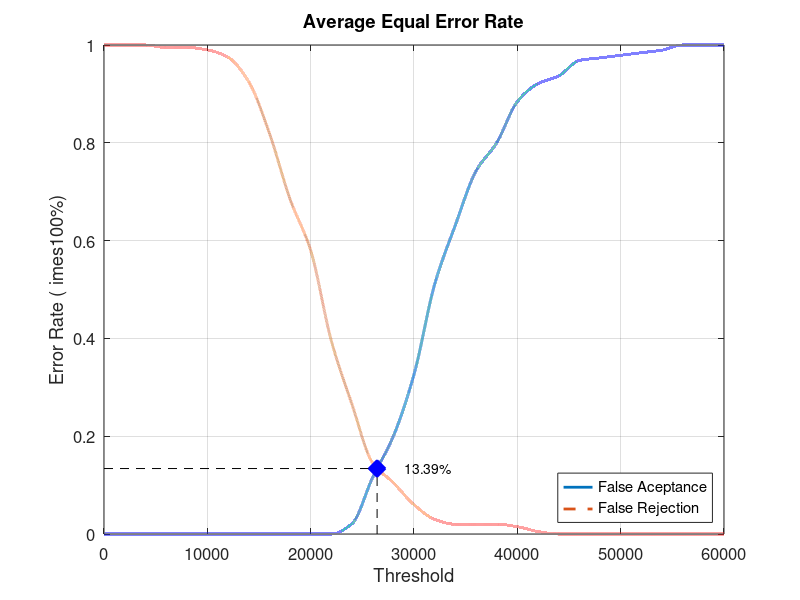
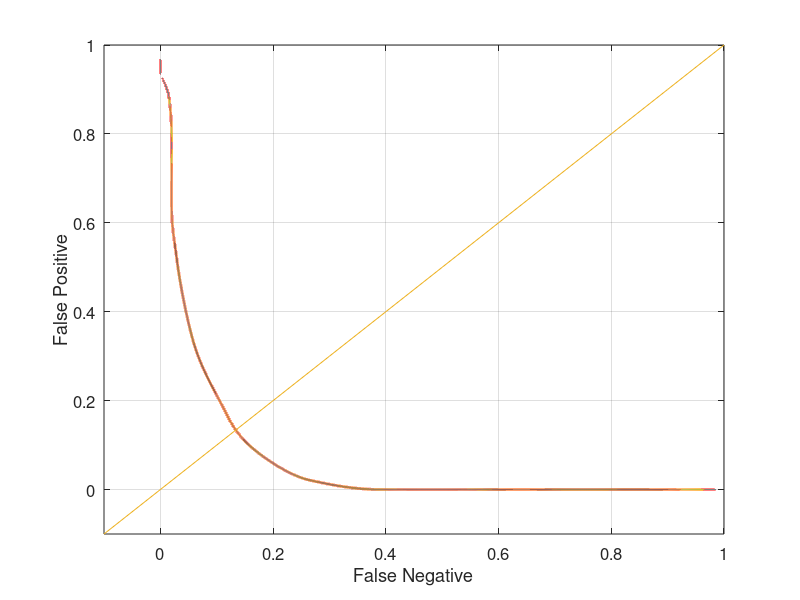

Here is the MATLAB script that generated these plots, in order:
close all;
clear;
clc;
x = 0:2000:60000;
xq = 0:0.5:60000;

y0 = [0 0 0 0 0 0 0 0 0 0 0 0 0.0210526 0.115789 0.2 0.326316 0.510526 0.631579 0.742105 0.8 0.884211 0.921053 0.936842 0.968421 0.973684 0.978947 0.984211 0.989474 1 1 1]
yy0 = interp1(x, y0, xq, 'pchip');
y1 = [1 1 1 0.995 0.995 0.99 0.975 0.925 0.82 0.685 0.58 0.395 0.265 0.145 0.105 0.06 0.03 0.02 0.02 0.02 0.015 0.005 0 0 0 0 0 0 0 0 0]
yy1 = interp1(x, y1, xq, 'pchip');

% Calculating EER: 
y2 = abs(y0 - y1);
find(y2 == min(y2))
yy2 = abs(yy0 - yy1);
xEER = find(yy2 == min(yy2));
xEERIndex = xq(xEER) % X-axis EER
yEER = yy0(xEER) % Y-axis EER

main = figure
plot(xq, yy0,'-','LineWidth', 2);	hold on
plot(xq, yy1,'--','LineWidth', 2);	hold on
plot([xEERIndex xEERIndex], [0 yEER], 'k--');	hold on
plot([0 xEERIndex], [yEER yEER], 'k--');	hold on
plot(xEERIndex, yEER, 'bx', 'LineWidth', 10);	hold on
text(xEERIndex + 10 * xEERIndex / 100, yEER, [num2str(round((10000 * yEER)) / 100) '%'])
legend('False Aceptance', 'False Rejection', 'Location', 'SouthEast')
xlabel('Threshold')
ylabel('Error Rate (	imes100%)')
title('Average Equal Error Rate')
set(gca, 'FontSize', 12)
axis([0 60000 0 1])
grid on

print(main, 'Database1_4Main', '-dpng');
FNRxFPR = figure('Color', [1 1 1]);
plot(yy1, yy0, '-', yy1, yy0, 'LineWidth', 2);
hold on
y = -0.1:0.1:1
plot(y, y); 
set(gca, 'FontSize', 12)
xlabel('False Negative')
ylabel('False Positive')
axis([-0.1 1 -0.1 1])
set(gca, 'FontSize', 12)
grid on

print(FNRxFPR, 'Database1_4FNRxFPR','-dpng');
